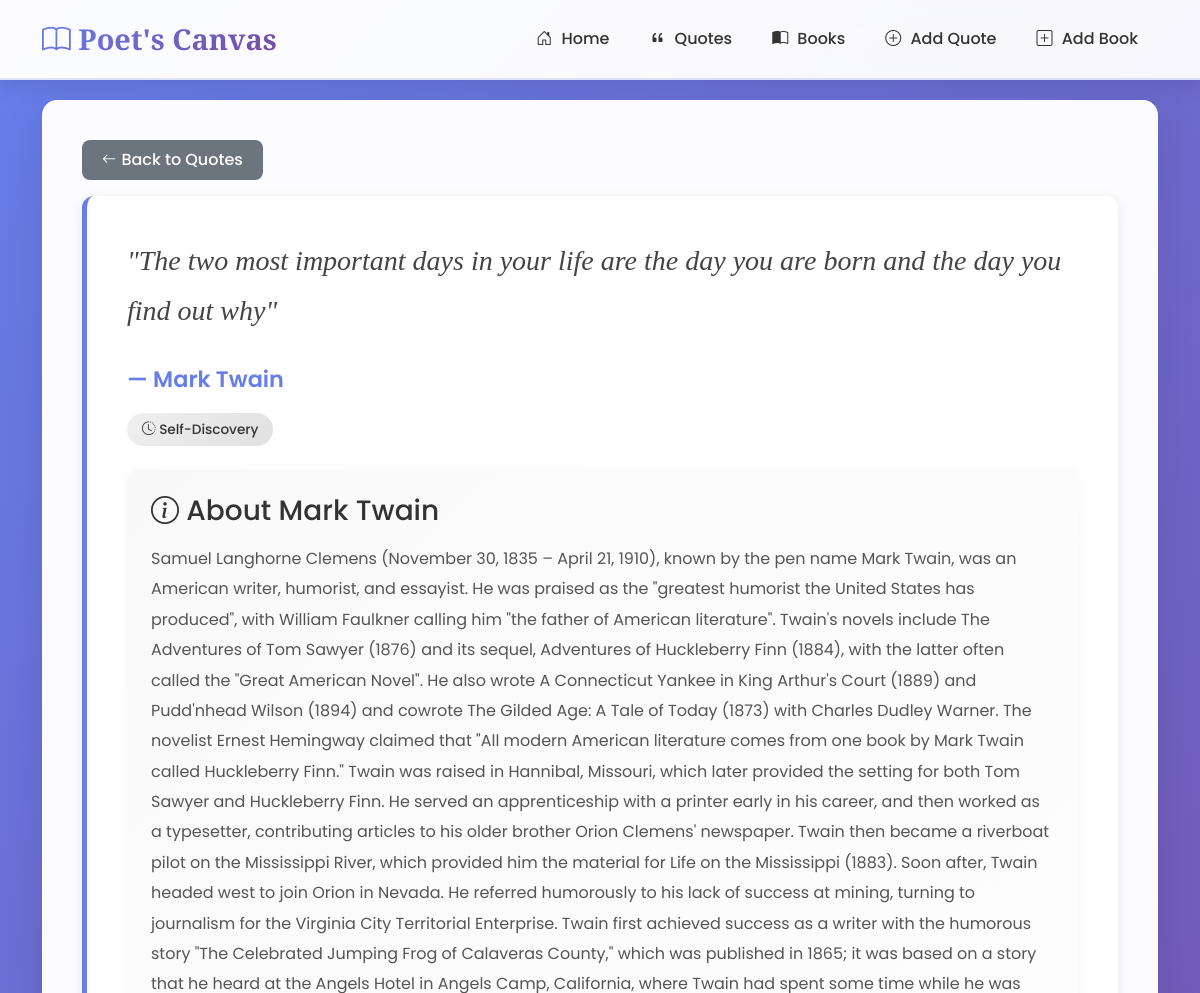
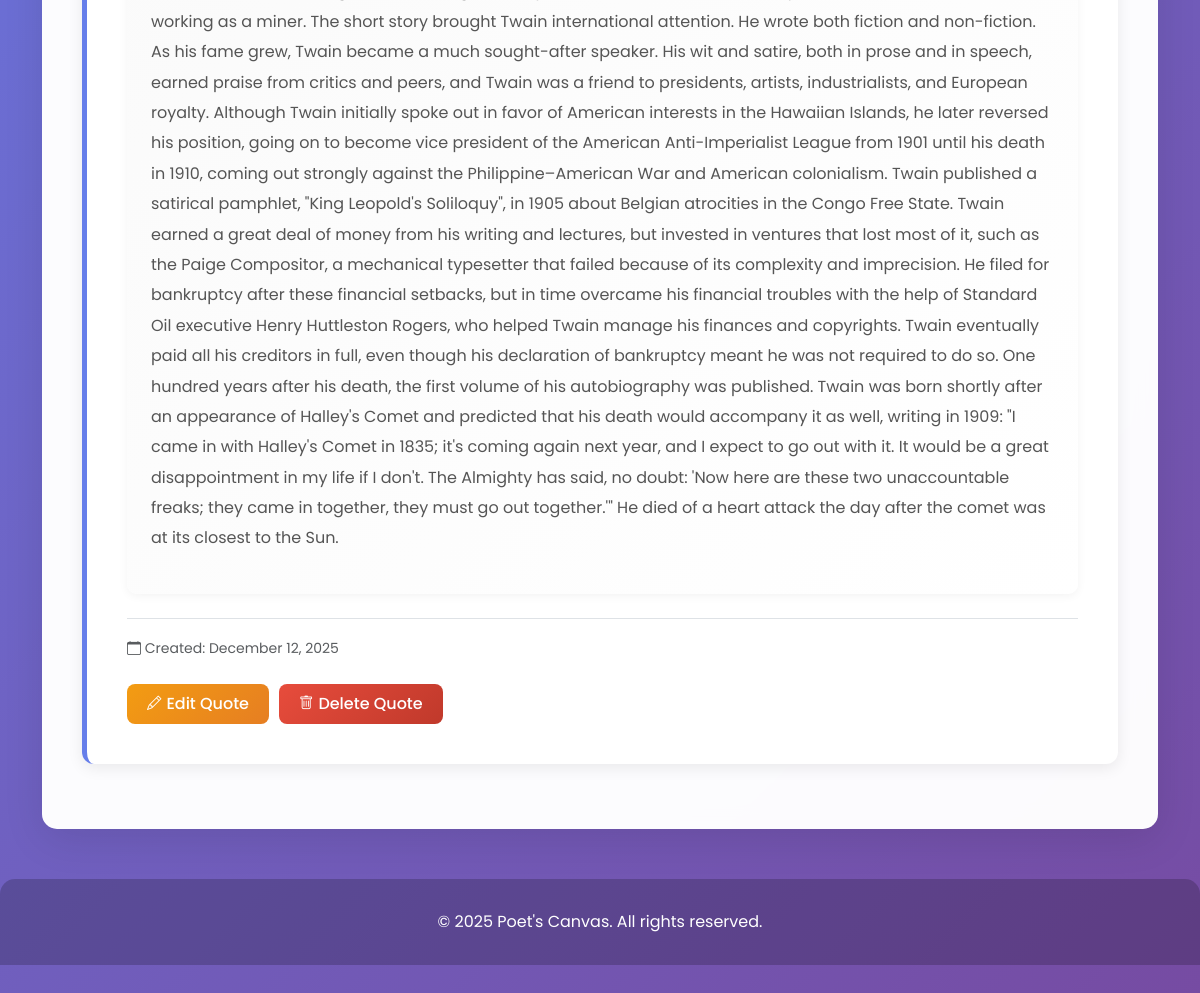
Screenshot of /quotes/11/ with the database file from the repository (2 pictures, top to bottom).
### quotes/models.py (models this page shows, shortened)
class Quote(models.Model):
    text = models.TextField()
    author = models.CharField(max_length=100)
    era = models.CharField(max_length=50, blank=True, null=True)
    author_bio_summary = models.TextField(blank=True, null=True)
    date_created = models.DateTimeField(auto_now_add=True)

### quotes/views.py (the view)
# urls.py: path('quotes/<int:pk>/', quote_detail, name='quote_detail'),
def quote_detail(request, pk):
    quote = get_object_or_404(Quote, pk=pk)
    return render(request, 'quotes/quote_detail.html', {'quote': quote})

### templates/quotes/quote_detail.html (shortened to what this page needs)
{% extends 'base.html' %}
{% block content %}
<div class="mb-3">
    <a href="{% url 'quote_list' %}" class="btn btn-secondary btn-custom">
        <i class="bi bi-arrow-left"></i> Back to Quotes
    </a>
</div>
<div class="quote-card" style="padding: 40px;">
    <div class="quote-text" style="font-size: 1.75rem; margin-bottom: 25px;">"{{ quote.text }}"</div>
    <div class="quote-author" style="font-size: 1.4rem;">— {{ quote.author }}</div>
    {% if quote.era %}
    <span class="quote-era" style="margin-top: 15px; display: inline-block;">
        <i class="bi bi-clock-history"></i> {{ quote.era }}
    </span>
    {% endif %}
    {% if quote.author_bio_summary %}
    <div class="mt-4 p-4" style="background: linear-gradient(135deg, #f9f9f9 0%, #ffffff 100%); border-radius: 10px; box-shadow: 0 2px 10px rgba(0,0,0,0.05);">
        <h3 class="mb-3"><i class="bi bi-info-circle"></i> About {{ quote.author }}</h3>
        <p style="line-height: 1.9; color: #555;">{{ quote.author_bio_summary }}</p>
    </div>
    {% endif %}
    <div class="mt-4 pt-3 border-top">
        <small class="text-muted">
            <i class="bi bi-calendar"></i> Created: {{ quote.date_created|date:"F d, Y" }}
        </small>
    </div>
    <div class="btn-action-group mt-4">
        <a href="{% url 'quote_edit' quote.id %}" class="btn btn-edit btn-custom">
            <i class="bi bi-pencil"></i> Edit Quote
        </a>
        <form method="post" action="{% url 'quote_delete' quote.id %}" style="display: inline;" onsubmit="return confirm('Are you sure you want to delete this quote?');">
            <button type="submit" class="btn btn-delete btn-custom">
                <i class="bi bi-trash"></i> Delete Quote
            </button>
        </form>
    </div>
</div>
{% endblock %}

### templates/base.html (style rules this page uses)
* { margin: 0; padding: 0; box-sizing: border-box; }
body { font-family: 'Poppins', sans-serif; line-height: 1.6; color: #333; background: linear-gradient(135deg, #667eea 0%, #764ba2 100%); min-height: 100vh; padding-bottom: 50px; }
.quote-card, .book-card { background: white; padding: 25px; margin-bottom: 25px; border-radius: 12px; box-shadow: 0 4px 15px rgba(0, 0, 0, 0.08); border-left: 5px solid #667eea; transition: all 0.3s ease; }
.quote-text { font-family: 'Playfair Display', serif; font-size: 1.25rem; font-style: italic; color: #444; margin-bottom: 15px; line-height: 1.8; }
.quote-author { font-size: 1.1rem; color: #667eea; font-weight: 600; }
.quote-era { display: inline-block; background: linear-gradient(135deg, #f0f0f0 0%, #e0e0e0 100%); padding: 6px 15px; border-radius: 20px; font-size: 0.85rem; margin-top: 10px; font-weight: 500; }
.btn-action-group { display: flex; gap: 10px; flex-wrap: wrap; margin-top: 15px; }
.btn-custom { padding: 8px 20px; border-radius: 8px; font-weight: 500; transition: all 0.3s ease; border: none; display: inline-flex; align-items: center; gap: 5px; }
.btn-custom i { font-size: 0.9rem; }
.btn-edit { background: linear-gradient(135deg, #f39c12 0%, #e67e22 100%); color: white; }
.btn-delete { background: linear-gradient(135deg, #e74c3c 0%, #c0392b 100%); color: white; }

### rows the page displays
Quote: text "The two most important days in your life are the day you are born and the day you find out why", author "Mark Twain", era "Self-Discovery", author_bio_summary "Samuel Langhorne Clemens (November 30, 1835 – April 21, 1910), known by the pen name Mark Twain, was an American writer, humorist, and essayist. He was praised as the \"greatest humorist the United States has produced\", with William Faulkner calling him \"the father of American literature\". Twain's novels include The Adventures of Tom Sawyer (1876) and its sequel, Adventures of Huckleberry Finn (1884), with the latter often called the \"Great American Novel\". He also wrote A Connecticut Yankee in King Arthur's Court (1889) and Pudd'nhead Wilson (1894) and cowrote The Gilded Age: A Tale of Today (1873) with Charles Dudley Warner. The novelist Ernest Hemingway claimed that \"All modern American…", date_created "December 12, 2025"
